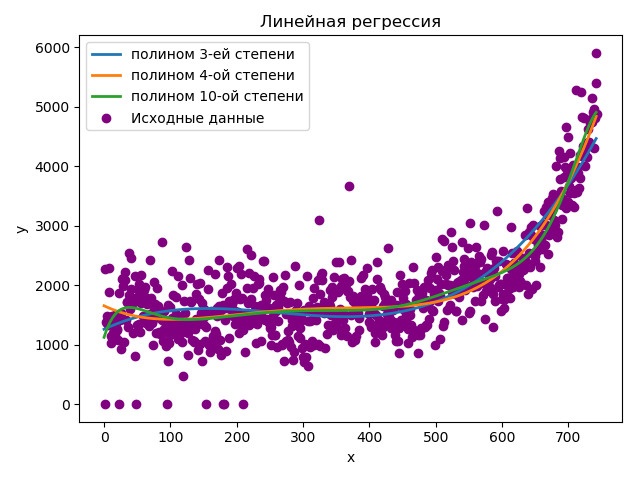

Python code for this plot:
import scipy as sp
import numpy as np
import matplotlib.pyplot as plt
import math
import pandas as pd

data = pd.read_csv('web_traffic.tsv', sep='\t', header=None)

x, y = data[0], data[1]

x_list = list(x)
y_list = list(y)

for i in range(len(y_list)):
    if math.isnan(y_list[i]):
        y_list[i] = 0
    else:
        y_list[i] = y_list[i]

x1 = [1, 743]

np_x = np.array(x_list)
np_y = np.array(y_list)

x2 = list(range(743))

plt.scatter(x_list, y_list, label = u'Исходные данные', color='purple')

f3 = sp.poly1d(np.polyfit(np_x, np_y, 3))
plt.plot(x2, f3(x2), linewidth = 2, label = u'полином 3-ей степени')
f4 = sp.poly1d(np.polyfit(np_x, np_y, 4))
plt.plot(x2, f4(x2), linewidth = 2, label = u'полином 4-ой степени')
f10 = sp.poly1d(np.polyfit(np_x, np_y, 10))
plt.plot(x2, f10(x2), linewidth = 2, label = u'полином 10-ой степени')

plt.title('Линейная регрессия')
plt.legend()
plt.ylabel('y')
plt.xlabel('x')
plt.show()
